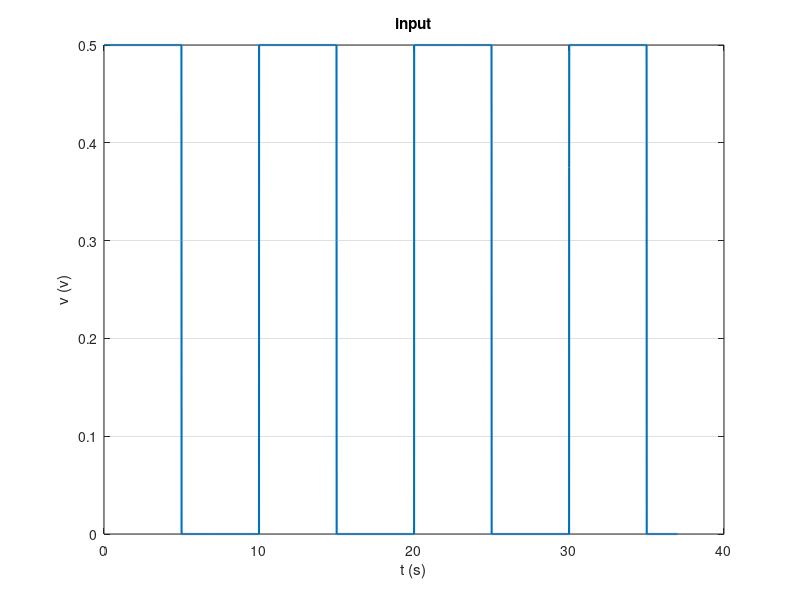
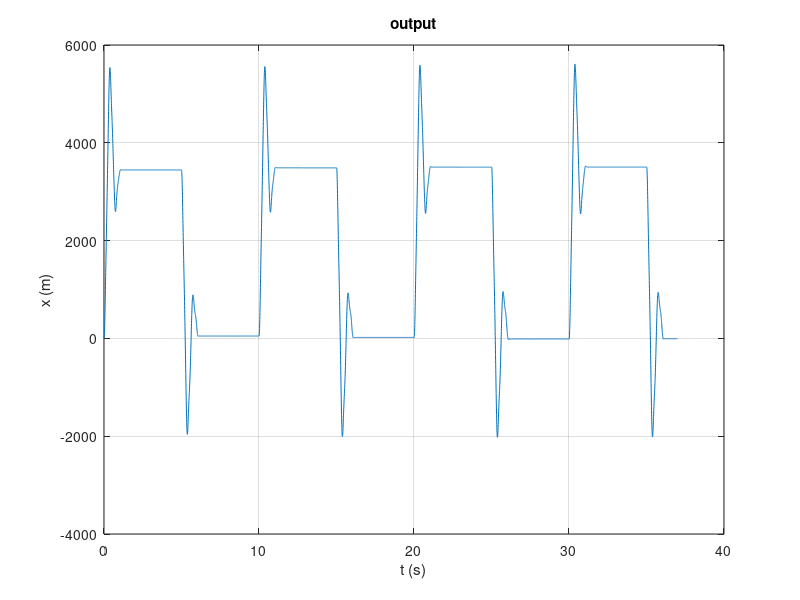
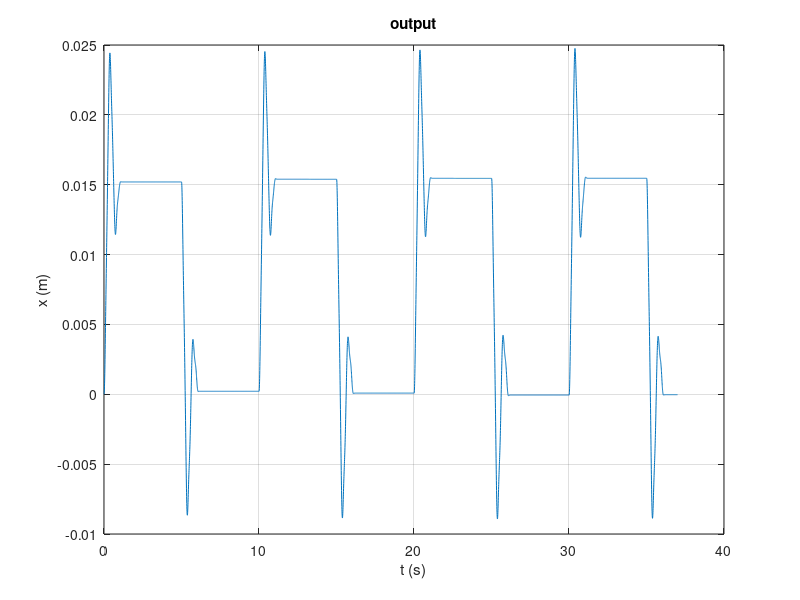
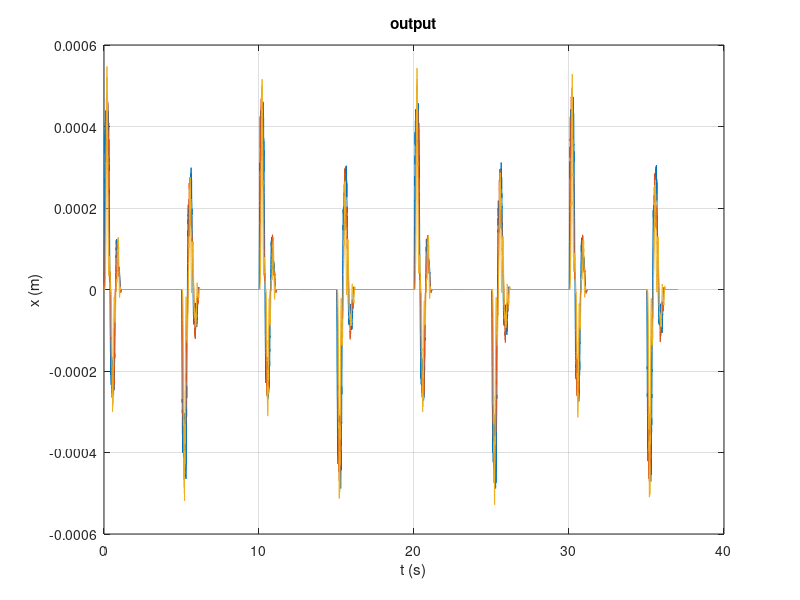

Here is the MATLAB script that generated these plots, in order: (Note: this script raises an error after producing the figures.)
%% %%%%%%%%%%%%%%%%%%%%%%%%%%%%%%%%%%%%%%%%%%%%%%%%%%%%%%%%%%%%%%%%%%%%%%%%%%%%%%%%%%%%%%%%%%%%%%%%%%%%%%%%%%%%%%%%%%%%%%%%%%%%%%%%%%%%%%%%%%%%
clear all; close all; clc;
%% Load data

load data_steps;
%load data_sine_sweep_slow;

%% plot input data
figure
plot(t,v,'LineWidth',1.5)
xlabel('t (s)');ylabel('v (v)');
grid
title('input')

%% plot output data
figure
plot(t,x1)
xlabel('t (s)');ylabel('x (m)');
grid
title('output')

%% converision encoder to displacement 
x1_spost = (0.0706/16000)*x1;

figure
plot(t,x1_spost)
xlabel('t (s)');ylabel('x (m)');
grid
title('output')

%% converision encoder to displacement 
time= t(2:end,:); %il tempo parte alla fine del primo intervallo 
%disp mass 1 
for i=2:length(x1)
    x1_disp(i-1,1)= ((x1(i)-x1(i-1))/16000)*0.0706; %[m] 
end
%disp mass 2 
for i=2:length(x2)
    x2_disp(i-1,1)= ((x2(i)-x2(i-1))/16000)*0.0706; %[m] 
end
%disp mass 3 
for i=2:length(x3)
    x3_disp(i-1,1)= ((x3(i)-x3(i-1))/16000)*0.0706; %[m] 
end

%% plot output data
figure
plot(time,x1_disp,time,x2_disp,time,x3_disp)
xlabel('t (s)');ylabel('x (m)');
grid
title('output')

%% force 
ka=2% [A/V]
kt=0.1 %[Nm/A]
kmp=1/26.25 %[1/m]

f1=(ka*kt*kmp)*v*10; %N
f2= zeros(size(f1));
f3= zeros(size(f1));

f= horzcat(f1,f2,f3);

figure
plot(t,f1,'LineWidth',1.5)
xlabel('t (s)');ylabel('force (N)');
grid
title('input force')

%% transfer function 
m1=2; %kg
m2=1;
m3=2;

k1=800; %N/m
k2=800;
k3=400;

c1=5;  %N/s
c2=5;
c3=5;

x_0=[1 0 0];

s = tf('s');
D = [m1*s^2+c1*s+k1     -k1                            0;
           -k1           m2*s^2+c2*s+k1+k2            -k2;
             0          -k2                m3*s^2+c3*s+k2+k3]
G=inv(D)

X = lsim(G,f,t,x_0);

%% plot output data
figure
plot(time,x1_disp,t,X(:,1))
xlabel('t (s)');ylabel('x (m)');
grid
title('output')



